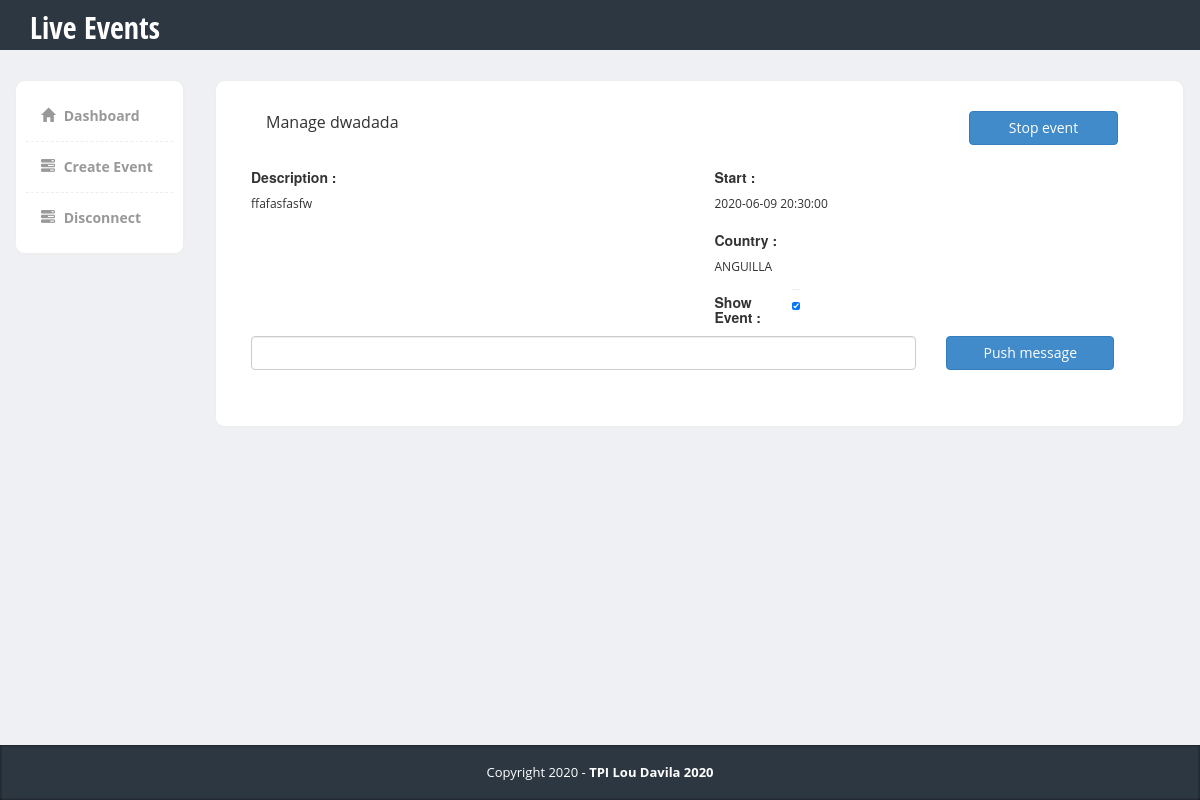
The page /src/www/pages/manageEvent.php?eventId=151 (signed in) on the database its author committed.
### tables this page shows
CREATE TABLE `events` (
  `ID` int NOT NULL AUTO_INCREMENT,
  `TITLE` varchar(100) NOT NULL,
  `DESCRIPTION` varchar(300) NOT NULL,
  `START_DATETIME` datetime NOT NULL,
  `END_DATETIME` datetime DEFAULT NULL,
  `IS_VISIBLE` tinyint NOT NULL DEFAULT '1',
  `Users_NICKNAME` varchar(30) NOT NULL,
  `Countries_ISO` varchar(2) NOT NULL,
  `Event_States_CODE` int NOT NULL DEFAULT '2',
  PRIMARY KEY (`ID`,`Users_NICKNAME`),
  UNIQUE KEY `idEvent_UNIQUE` (`ID`),
  KEY `fk_Events_Users1_idx` (`Users_NICKNAME`),
  KEY `fk_Events_Countries1_idx` (`Countries_ISO`),
  KEY `fk_Events_Event_States1_idx` (`Event_States_CODE`),
  CONSTRAINT `fk_Events_Countries1` FOREIGN KEY (`Countries_ISO`) REFERENCES `countries` (`ISO`),
  CONSTRAINT `fk_Events_Event_States1` FOREIGN KEY (`Event_States_CODE`) REFERENCES `event_states` (`CODE`),
  CONSTRAINT `fk_Events_Users1` FOREIGN KEY (`Users_NICKNAME`) REFERENCES `users` (`NICKNAME`) ON DELETE CASCADE ON UPDATE CASCADE
);

CREATE TABLE `countries` (
  `ISO` varchar(2) NOT NULL,
  `LABEL` varchar(60) NOT NULL,
  PRIMARY KEY (`ISO`),
  UNIQUE KEY `ISOCODE_UNIQUE` (`ISO`),
  UNIQUE KEY `label_UNIQUE` (`LABEL`)
);

### src/www/managers/SessionManager.php (called while the page is built, shortened)
<?php
class SessionManager
{
    public static function getNickname()
    {
        if(isset($_SESSION['NICKNAME']))
        {
            return $_SESSION['NICKNAME'];
        }
        return "";
    }
}
?>

### src/www/classes/Database.php (called while the page is built, shortened)
<?php
class Database
{
    private static $_instance = null;
    public static function getInstance()
    {
        if(is_null(self::$_instance))
        {
            try
            {
                self::$_instance = new PDO("mysql:host=".HOST.";dbname=".DBNAME,USER,PASSWD,array(PDO::MYSQL_ATTR_INIT_COMMAND => 'SET NAMES \'UTF8\''));
                self::$_instance->setAttribute(PDO::ATTR_ERRMODE, PDO::ERRMODE_EXCEPTION);
            }
            catch(Exception $e)
            {
                return FALSE;
            }
        }
        return self::$_instance;
    }
}

### src/www/managers/EventManager.php (called while the page is built, shortened)
<?php
require_once('../classes/Database.php');
require_once('../classes/Event.php');
class EventManager
{
    public static function getEvent($eventId, $nickname)
    {
        $sql = "SELECT ID,TITLE,DESCRIPTION,START_DATETIME,END_DATETIME,Countries.LABEL as COUNTRY,IS_VISIBLE,Event_States_CODE as STATE FROM events JOIN Countries ON events.Countries_ISO = Countries.ISO WHERE ID = :event AND Users_NICKNAME = :nickname";
        $result = null;
        try {
            $query = Database::getInstance()->prepare($sql);
            $query->bindParam(':event', $eventId, PDO::PARAM_INT);
            $query->bindParam(':nickname', $nickname, PDO::PARAM_STR, 30);
            $query->execute();
            $tempResult = $query->fetch(PDO::FETCH_ASSOC);
            if ($tempResult['ID'] != null) {
                $result = new Event($tempResult['ID'], $tempResult['TITLE'], $tempResult['DESCRIPTION'], $tempResult['STATE'], $tempResult['COUNTRY'], $tempResult['START_DATETIME'], $tempResult['END_DATETIME'], $tempResult['IS_VISIBLE']);
            }
        } catch (Exception $e) {
            return FALSE;
        }
        return $result;
    }
}

### src/www/classes/Event.php (called while the page is built, shortened)
<?php
class Event
{
    public function __construct($id,$title,$description,$state,$country,$startDateTime,$endDateTime = null,$isVisible='1')
    {
        $this->title = $title;
        $this->description = $description;
        $this->startDateTime = $startDateTime;
        $this->country = $country;
    }
}
?>

### src/www/pages/manageEvent.php (the view, shortened to what this page needs)
<?php
require_once("../managers/EventManager.php");
require_once("../managers/SessionManager.php");
    $eventId = filter_input(INPUT_GET,'eventId',FILTER_VALIDATE_INT);
    $eventId = ($eventId == false) ? null : $eventId;
    if($eventId != null)
    {
        $event = EventManager::getEvent($eventId,SessionManager::getNickname());
    }
    else {
        header("Location: index.php");
    }
?>
<!DOCTYPE html>
<html>
<head>
    <link href="../bootstrap/css/bootstrap.min.css" rel="stylesheet">
    <link href="../css/styles.css" rel="stylesheet">
</head>
<body>
    <div class="header">
        <div class="container">
            <div class="row">
                <div class="col-md-5">
                    <div class="logo">
                        <h1><a href="index.php">Live Events</a></h1>
                    </div>
                </div>
            </div>
        </div>
    </div>
    <div class="page-content">
        <div class="row">
            <div class="col-md-2">
                <div class="sidebar content-box" style="display: block;">
                    <?php
                    include("../includes/nav.inc.php");
                    ?>
                </div>
            </div>
            <div class="col-md-10">
                <div class="row">
                    <div class="col-md-12">
                        <div class="content-box-large">
                            <div class="row">
                                <div class="col-md-9">
                                    <div class="panel-heading">
                                        <div class="panel-title">Manage <?php echo $event->title ?></div>
                                    </div>
                                </div>
                                <div class="col-md-3">
                                    <div class="panel-heading">
                                        <button class="btn btn-primary col-sm-10" value="Start" id="manageBtn" name="manageBtn">Start Event</button>
                                    </div>
                                </div>
                            </div>
                            <div class="panel-body">
                                <div class="row">
                                    <div class="col-md-6">
                                        <h5><b>Description :</b></h5>
                                        <p><?php echo $event->description ?></p>
                                    </div>
                                    <div class="col-md-6" id="rightInfosCol">
                                        <div class="row" id="startDateTimeRow">
                                            <div class="col-md-12">
                                                <h5><b>Start :</b></h5>
                                                <p><?php echo $event->startDateTime ?></p>
                                            </div>
                                        </div>
                                        <div class="row">
                                            <div class="col-md-12">
                                                <h5><b>Country :</b></h5>
                                                <p><?php echo $event->country ?></p>
                                            </div>
                                        </div>
                                    </div>
                                </div>
                                <div class="row">
                                    <div class="col-md-9">
                                        <input class="form-control" type="text" id="messageBox" name="messageBox">
                                    </div>
                                    <div class="col-md-3">
                                        <button class="btn btn-primary col-sm-10" type="button" id="pushBtn" name="pushBtn" onclick='sendMessage()'>Push message</button>
                                    </div>
                                </div>
                                <div class="row">
                                    <div class="col-md-12">
                                        <table class="col-md-12" id="msgList" border="1px">
                                        </table>
                                    </div>
                                </div>
                            </div>
                        </div>
                    </div>
                </div>
            </div>
        </div>
    </div>
</body>
</html>

### src/www/css/styles.css (style rules this page uses)
#msgList { margin-top: 20px; }
body { font-family: 'Open Sans', sans-serif; background-color: #f7f7f7; position: relative; min-height: 100%; min-height: 100vh; margin: 0px; font-size: 12px; padding: 0px; }
.page-content > .row { margin-left: 0px !important; margin-right: 0px !important; margin-top: 30px; }
footer { background-color:#2c3742; box-shadow:inset 0px 0px 3px #111; color:#fff; font-size:14px; line-height:25px; padding:0px 0px 0px 0px; position: absolute; right: 0; bottom:0; left:0; }
footer .copy { font-size:13px; margin:15px 0px; }
.header { height:50px; background-color: #2c3742; }
.header .logo h1 { font-size:30px; margin:0px; padding:10px 0px; }
.header .logo h1 a { color:#fff; font-family: 'Open Sans Condensed', sans-serif; }
.content-box, .content-box-large { margin-bottom:30px; background:#fff; border-radius:10px; padding:10px; border-left:1px solid #eee; border-top:1px solid #eee; border-right:2px solid #eee; border-bottom:2px solid #eee; }
.content-box-large { padding: 20px; }
body { background-color: #eff0f3; }
.panel-heading>.panel-title, .content-box-header .panel-title { float: left; padding: 10px 15px; padding-top: 0px; }
.panel-body { clear:both; }

### rows shown on the page
events: TITLE "dwadada", DESCRIPTION "ffafasfasfw", START_DATETIME "2020-06-09 20:30:00", Countries_ISO.LABEL "ANGUILLA"
